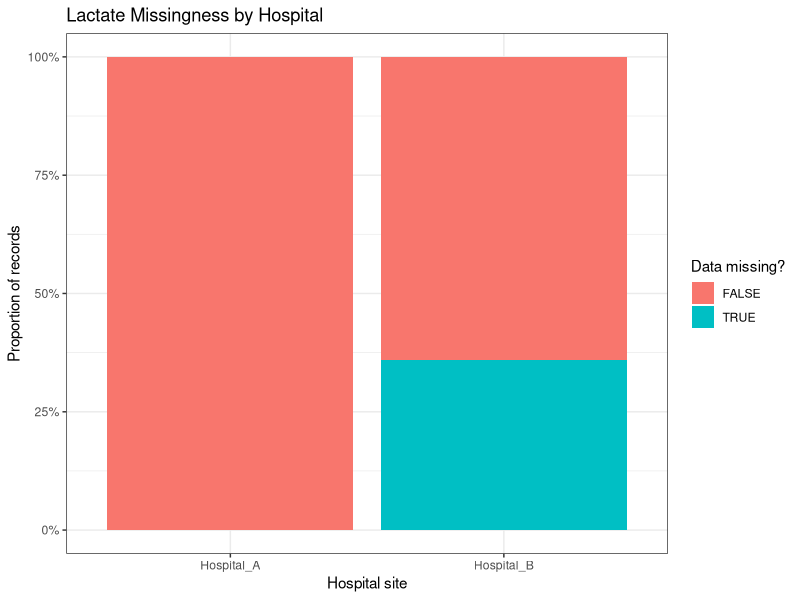
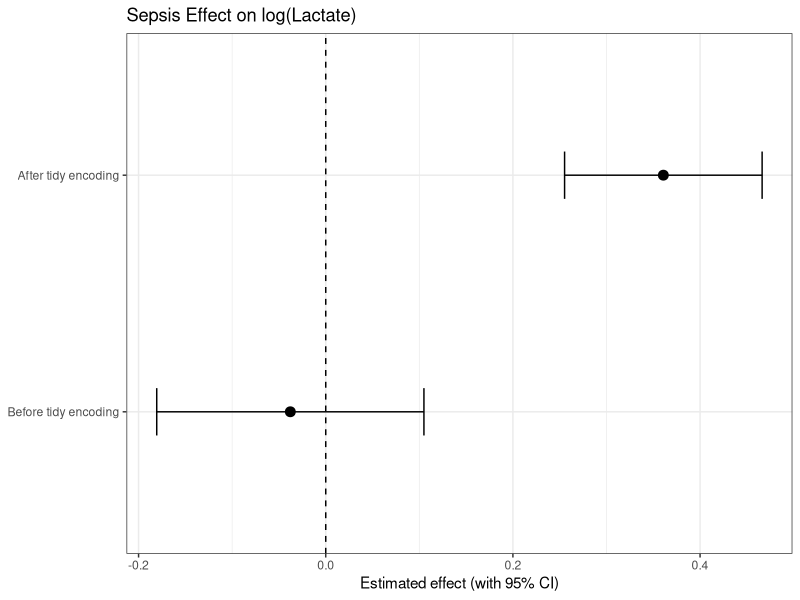
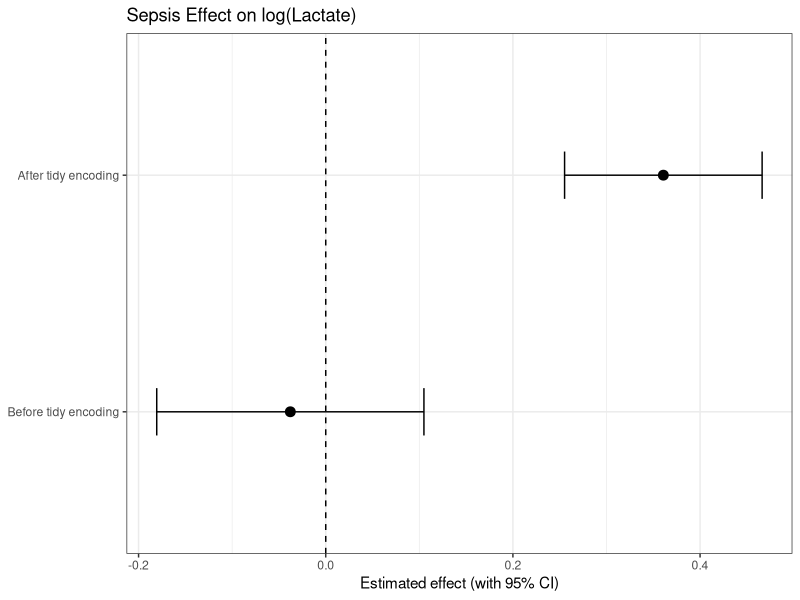
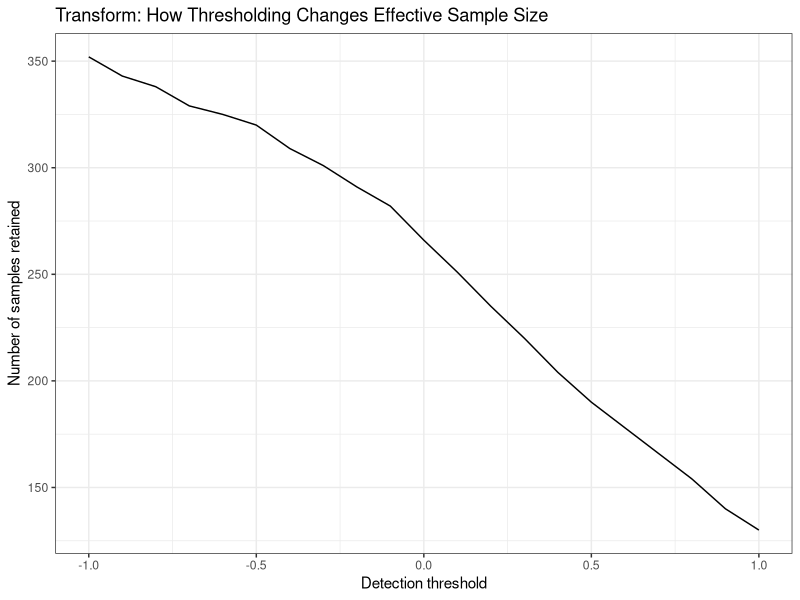
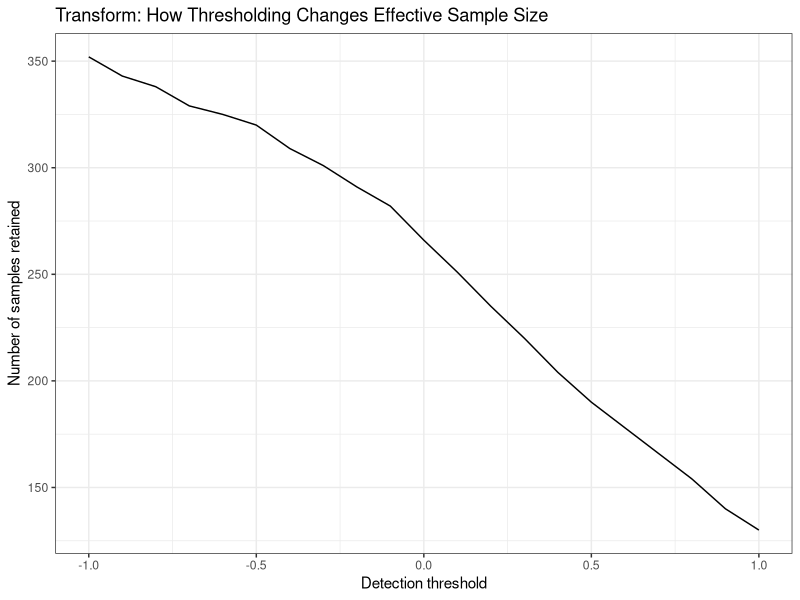

The R script that drew these images, in order:
## ---- chunk 1
#| fig-width: 8
#| fig-height: 9

library(tidyverse)
library(broom)

set.seed(42)
n <- 300

# -----------------------------
# Simulate imported EHR-style data
# -----------------------------
raw <- tibble(
  site = sample(c("Hospital_A","Hospital_B"), n, replace = TRUE),
  sepsis_raw = sample(c("Sepsis","sepsis","YES","1","Control"), n, replace = TRUE),
  lactate = rlnorm(
    n,
    meanlog = if_else(sepsis_raw %in% c("Sepsis","sepsis","YES","1"),
                      log(2.2), log(1.4)),
    sdlog = 0.35
  )
) |>
  # import-stage operational missingness
  mutate(lactate = if_else(site=="Hospital_B" & runif(n) < 0.35,
                           NA_real_, lactate))

# -----------------------------
# Naive model (messy encoding)
# -----------------------------
fit_before <- lm(log(lactate) ~ sepsis_raw, data = raw)

before_est <- tidy(fit_before, conf.int = TRUE) |>
  filter(str_detect(term, "^sepsis_raw")) |>
  summarise(
    estimate = mean(estimate, na.rm = TRUE),
    conf.low = mean(conf.low, na.rm = TRUE),
    conf.high = mean(conf.high, na.rm = TRUE),
    version = "Before tidy encoding"
  )

# -----------------------------
# Tidy repair: consistent binary
# -----------------------------
tidy_data <- raw |>
  mutate(sepsis = if_else(
    str_to_lower(sepsis_raw) %in% c("sepsis","yes","1"), 1, 0
  ))

fit_after <- lm(log(lactate) ~ sepsis, data = tidy_data)

after_est <- tidy(fit_after, conf.int = TRUE) |>
  filter(term == "sepsis") |>
  transmute(
    estimate, conf.low, conf.high,
    version = "After tidy encoding"
  )

# Missingness Plots
raw |>
  mutate(missing = is.na(lactate)) |>
  count(site, missing) |>
  group_by(site) |>
  mutate(prop = n / sum(n)) |>
  ggplot(aes(x = site, y = prop, fill = missing)) +
  geom_col() +
  scale_y_continuous(labels = scales::percent) +
  labs(
    title = "Lactate Missingness by Hospital",
    x = "Hospital site",
    y = "Proportion of records",
    fill = "Data missing?"
  ) +
  theme_bw()



## ---- chunk 2
#| fig-width: 8
#| fig-height: 9

library(tidyverse)
library(broom)

set.seed(42)
n <- 300

# -----------------------------
# Simulate imported EHR-style data
# -----------------------------
raw <- tibble(
  site = sample(c("Hospital_A","Hospital_B"), n, replace = TRUE),
  sepsis_raw = sample(c("Sepsis","sepsis","YES","1","Control"), n, replace = TRUE),
  lactate = rlnorm(
    n,
    meanlog = if_else(sepsis_raw %in% c("Sepsis","sepsis","YES","1"),
                      log(2.2), log(1.4)),
    sdlog = 0.35
  )
) |>
  # import-stage operational missingness
  mutate(lactate = if_else(site=="Hospital_B" & runif(n) < 0.35,
                           NA_real_, lactate))

# -----------------------------
# Naive model (messy encoding)
# -----------------------------
fit_before <- lm(log(lactate) ~ sepsis_raw, data = raw)

before_est <- tidy(fit_before, conf.int = TRUE) |>
  filter(str_detect(term, "^sepsis_raw")) |>
  summarise(
    estimate = mean(estimate, na.rm = TRUE),
    conf.low = mean(conf.low, na.rm = TRUE),
    conf.high = mean(conf.high, na.rm = TRUE),
    version = "Before tidy encoding"
  )

# -----------------------------
# Tidy repair: consistent binary
# -----------------------------
tidy_data <- raw |>
  mutate(sepsis = if_else(
    str_to_lower(sepsis_raw) %in% c("sepsis","yes","1"), 1, 0
  ))

fit_after <- lm(log(lactate) ~ sepsis, data = tidy_data)

after_est <- tidy(fit_after, conf.int = TRUE) |>
  filter(term == "sepsis") |>
  transmute(
    estimate, conf.low, conf.high,
    version = "After tidy encoding"
  )

# -----------------------------
# Plot: robustness of estimate + uncertainty
# -----------------------------
bind_rows(before_est, after_est) |>
  mutate(version = factor(version,
                          levels = c("Before tidy encoding",
                                     "After tidy encoding"))) |>
  ggplot(aes(x = estimate, y = version)) +
  geom_point(size = 3) +
  geom_errorbarh(
    aes(xmin = conf.low, xmax = conf.high),
    height = 0.2
  ) +
  geom_vline(xintercept = 0, linetype = "dashed") +
  labs(
    title = "Sepsis Effect on log(Lactate)",
    x = "Estimated effect (with 95% CI)",
    y = NULL
  ) +
  theme_bw()


## ---- chunk 3
#| fig-width: 8
#| fig-height: 9

library(tidyverse)
library(broom)

set.seed(42)
n <- 300

# -----------------------------
# Simulate imported EHR-style data
# -----------------------------
raw <- tibble(
  site = sample(c("Hospital_A","Hospital_B"), n, replace = TRUE),
  sepsis_raw = sample(c("Sepsis","sepsis","YES","1","Control"), n, replace = TRUE),
  lactate = rlnorm(
    n,
    meanlog = if_else(sepsis_raw %in% c("Sepsis","sepsis","YES","1"),
                      log(2.2), log(1.4)),
    sdlog = 0.35
  )
) |>
  # import-stage operational missingness
  mutate(lactate = if_else(site=="Hospital_B" & runif(n) < 0.35,
                           NA_real_, lactate))

# -----------------------------
# Naive model (messy encoding)
# -----------------------------
fit_before <- lm(log(lactate) ~ sepsis_raw, data = raw)

before_est <- tidy(fit_before, conf.int = TRUE) |>
  filter(str_detect(term, "^sepsis_raw")) |>
  summarise(
    estimate = mean(estimate, na.rm = TRUE),
    conf.low = mean(conf.low, na.rm = TRUE),
    conf.high = mean(conf.high, na.rm = TRUE),
    version = "Before tidy encoding"
  )

# -----------------------------
# Tidy repair: consistent binary
# -----------------------------
tidy_data <- raw |>
  mutate(sepsis = if_else(
    str_to_lower(sepsis_raw) %in% c("sepsis","yes","1"), 1, 0
  ))

fit_after <- lm(log(lactate) ~ sepsis, data = tidy_data)

after_est <- tidy(fit_after, conf.int = TRUE) |>
  filter(term == "sepsis") |>
  transmute(
    estimate, conf.low, conf.high,
    version = "After tidy encoding"
  )

# -----------------------------
# Plot: robustness of estimate + uncertainty
# -----------------------------
bind_rows(before_est, after_est) |>
  mutate(version = factor(version,
                          levels = c("Before tidy encoding",
                                     "After tidy encoding"))) |>
  ggplot(aes(x = estimate, y = version)) +
  geom_point(size = 3) +
  geom_errorbarh(
    aes(xmin = conf.low, xmax = conf.high),
    height = 0.2
  ) +
  geom_vline(xintercept = 0, linetype = "dashed") +
  labs(
    title = "Sepsis Effect on log(Lactate)",
    x = "Estimated effect (with 95% CI)",
    y = NULL
  ) +
  theme_bw()


## ---- chunk 4
#| fig-width: 8
#| fig-height: 9

library(tidyverse)
library(broom)
library(purrr)

set.seed(2)
n <- 400

dat <- tibble(
  disease = rbinom(n, 1, 0.5),
  site = sample(c("Site_A","Site_B"), n, replace = TRUE),
  biomarker = rnorm(n, mean = 0.9*disease, sd = 1.1)
) |>
  # imagine assay has a detection limit; values below are effectively "undetected"
  mutate(lod = -0.2)

threshold_grid <- tibble(thresh = seq(-1, 1, by = 0.1))

sens <- threshold_grid |>
  mutate(
    # analyst choice: filter to "detectable" biomarker values
    est = map(thresh, \(t) {
      d <- dat |>
        mutate(detect = biomarker >= t) |>
        filter(detect)
      fit <- lm(biomarker ~ disease, data = d)
      tidy(fit, conf.int = TRUE) |>
        filter(term == "disease") |>
        transmute(estimate, conf.low, conf.high, n_used = nrow(d))
    })
  ) |>
  unnest(est)



p_n <- sens |>
  ggplot(aes(x = thresh, y = n_used)) +
  geom_line() +
  labs(
    title = "Transform: How Thresholding Changes Effective Sample Size",
    x = "Detection threshold",
    y = "Number of samples retained"
  ) +
  theme_bw()

print(p_n)


## ---- chunk 5
#| fig-width: 8
#| fig-height: 9

library(tidyverse)
library(broom)
library(purrr)

set.seed(2)
n <- 400

dat <- tibble(
  disease = rbinom(n, 1, 0.5),
  site = sample(c("Site_A","Site_B"), n, replace = TRUE),
  biomarker = rnorm(n, mean = 0.9*disease, sd = 1.1)
) |>
  # imagine assay has a detection limit; values below are effectively "undetected"
  mutate(lod = -0.2)

threshold_grid <- tibble(thresh = seq(-1, 1, by = 0.1))

sens <- threshold_grid |>
  mutate(
    # analyst choice: filter to "detectable" biomarker values
    est = map(thresh, \(t) {
      d <- dat |>
        mutate(detect = biomarker >= t) |>
        filter(detect)
      fit <- lm(biomarker ~ disease, data = d)
      tidy(fit, conf.int = TRUE) |>
        filter(term == "disease") |>
        transmute(estimate, conf.low, conf.high, n_used = nrow(d))
    })
  ) |>
  unnest(est)



p_n <- sens |>
  ggplot(aes(x = thresh, y = n_used)) +
  geom_line() +
  labs(
    title = "Transform: How Thresholding Changes Effective Sample Size",
    x = "Detection threshold",
    y = "Number of samples retained"
  ) +
  theme_bw()

print(p_n)


